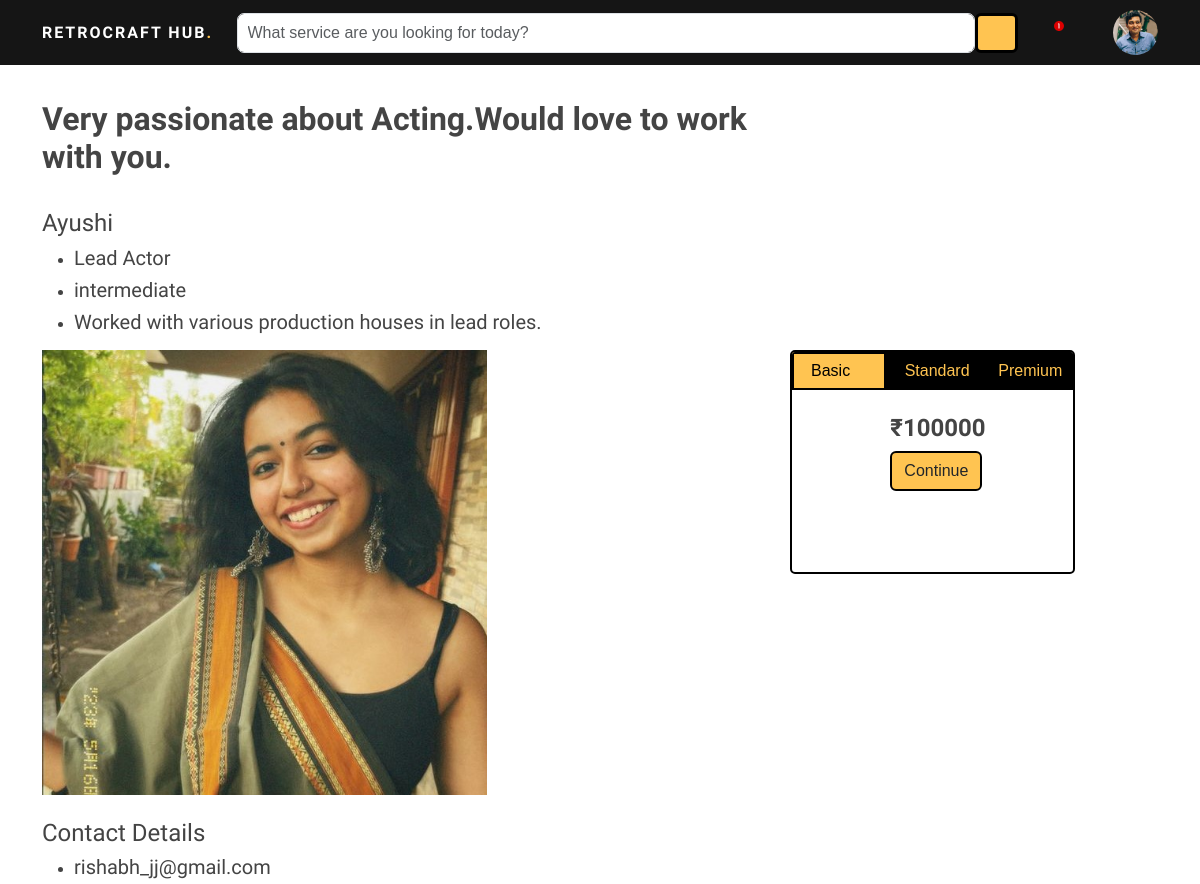
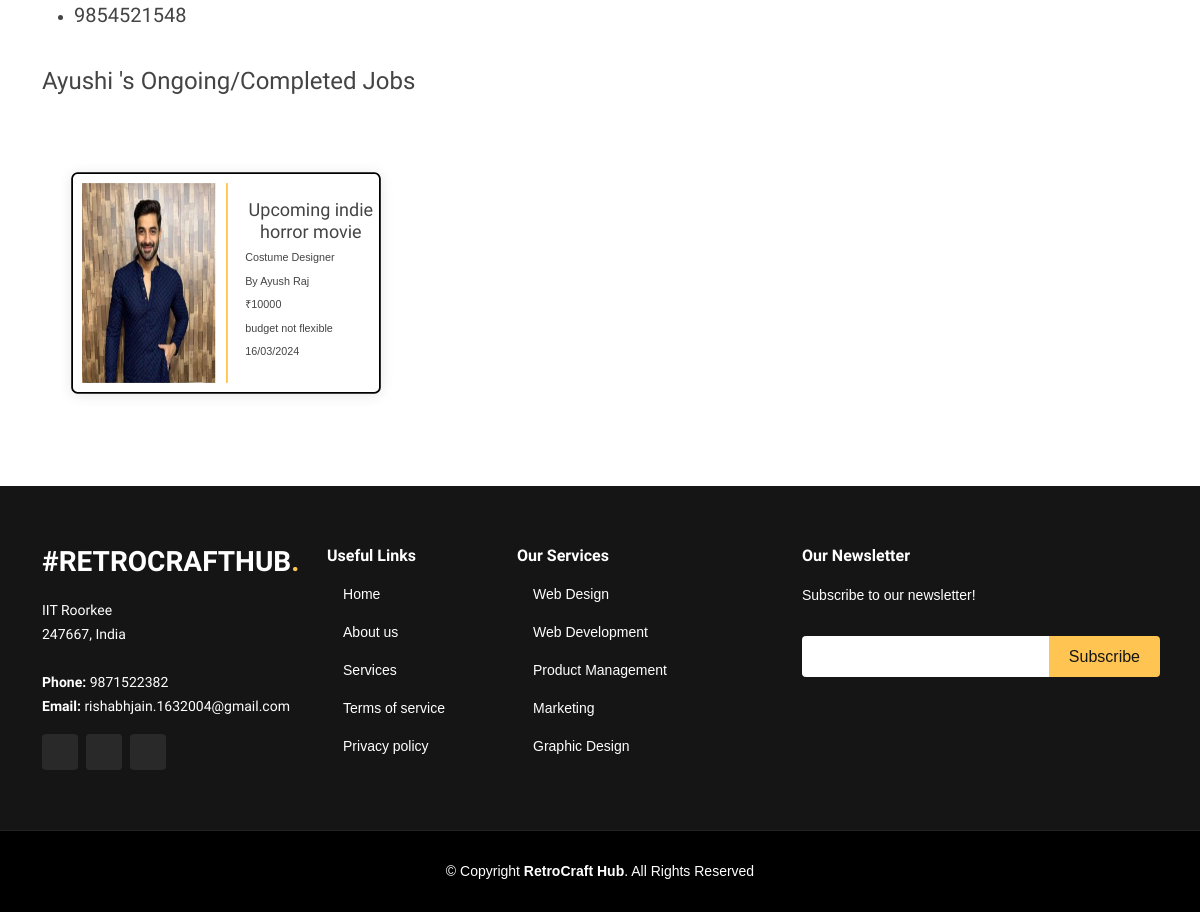
Page /professional_pp?professional_id=6 (signed in) on the committed database (2 pictures, top to bottom).
### main.py (models this page shows)
    class User(UserMixin, db.Model):
        id = db.Column(db.Integer, primary_key=True)
        username = db.Column(db.String(20), unique=True, nullable=False)#email
        display_name=db.Column(db.String(20), nullable=False)#display name
        password = db.Column(db.String(60), nullable=False)
        v= db.Column(db.Integer, default=False)
        profile_picture = db.Column(db.String, nullable=True)
        purpose = db.Column(db.String(20), nullable=True)
        team_size=db.Column(db.Integer, nullable=True)
        phone_no = db.Column(db.Integer, nullable=True)
        experience = db.Column(db.String(20), nullable=True)
        occupation = db.Column(db.String(100), nullable=True)
        skills = db.Column(db.String(255), nullable=True)
        description = db.Column(db.Text, nullable=True)
        pricing1 = db.Column(db.Integer, nullable=True)
        pricing2 = db.Column(db.Integer, nullable=True)
        pricing3 = db.Column(db.Integer, nullable=True)

    class Brief(db.Model):
        id = db.Column(db.Integer, primary_key=True)
        project_title = db.Column(db.String(100),unique=True ,nullable=False)
        project_category = db.Column(db.String(100), nullable=False)
        project_description = db.Column(db.Text, nullable=False)
        project_budget = db.Column(db.Integer, nullable=False)
        budget_flexible = db.Column(db.String(10), nullable=False)
        project_timing = db.Column(db.String(100), nullable=False)
        producer_id = db.Column(db.Integer, db.ForeignKey('user.id'), nullable=False)
        producer = db.relationship('User', backref=db.backref('briefs', lazy=True))

### main.py (the view, shortened to what this page needs)
    @app.route('/professional_pp', methods=['GET', 'POST'])
    @login_required
    def professional_pp():
        if request.method == 'GET':
            user_id=request.args.get('user_id', 'Default')
            professional_id=request.args.get('professional_id', 'Default')
            professional=User.query.filter_by(id=professional_id).first()
            professional_jobs=Job.query.filter_by(professional_id=professional_id).all()
            length=len(professional_jobs)
            message=""
            if professional_jobs:
                producers=[]
                briefs=[]
                for job in professional_jobs:
                    producer=User.query.filter_by(id=job.producer_id).first()
                    producers.append(producer)
                    brief=Brief.query.filter_by(producer_id=producer.id).first()
                    briefs.append(brief)
            else:
                producers=[]
                briefs=[]
                professional_jobs=[]
                length=len(professional_jobs)
        return render_template('professional_profile_page.html',current_user=current_user,professional=professional,user_id=user_id,professional_jobs=professional_jobs,length=length,producers=producers,briefs=briefs,message=message)

### main.py (called while the page is built)
    @login_manager.user_loader
    def load_user(user_id):
        return User.query.get(int(user_id))

### templates/professional_profile_page.html (shortened to what this page needs)
<!DOCTYPE html>
<html lang="en">
<head>
  <link href="../static/assets/vendor/aos/aos.css" rel="stylesheet">
  <link href="../static/assets/vendor/bootstrap/css/bootstrap.min.css" rel="stylesheet">
  <link href="../static/assets/vendor/bootstrap-icons/bootstrap-icons.css" rel="stylesheet">
  <link href="../static/assets/vendor/boxicons/css/boxicons.min.css" rel="stylesheet">
  <link href="../static/assets/vendor/glightbox/css/glightbox.min.css" rel="stylesheet">
  <link href="../static/assets/vendor/remixicon/remixicon.css" rel="stylesheet">
  <link href="../static/assets/vendor/swiper/swiper-bundle.min.css" rel="stylesheet">
  <link href="../static/assets/css/style.css" rel="stylesheet">
</head>
<body>
  <header id="header" class="fixed-top new_header" style="padding:10px;">
    <div class="container d-flex align-items-center justify-content-lg-between " style="position:relative;">
      <h6 class="logo me-auto me-lg-0"><a href="index.html">RetroCraft Hub<span>.</span></a></h6>
    <form class="d-none d-lg-flex search_form">
        <input id="search_bar" type="text" class="form-control" placeholder="What service are you looking for today?">
        <button id="search_button" type="submit" class="btn btn-primary"><i class="bi bi-search"></i></button>
    </form>
  <div id="notification-bell" onclick="toggleNotificationDropdown()">
    <i id="notification-icon" class="bi bi-bell"></i>
    {% if message!='Default' %}
    <img src="../static/assets/img/new_notification.svg" alt="Notification" id="notification-img" style="margin-bottom:6px;position:absolute;width:10px;"></img>
    {% endif %}
  </div>
    <div id="chat" onclick="toggleChatDropdown()">
    <i class="bi bi-envelope messages"></i>
    </div>
      <div id="img_profile" onclick="window.location.href='/producer_profile_page_for_himself{{user_id}}'">
      <img src="{{ current_user.profile_picture }}" alt="Profile Picture" class="img-fluid rounded-circle" style="max-width: 45px;">
      </div>
    </div>
  </header>
  <div class="container" style="margin-top:100px;" data-aos="zoom-in">
    <div class="row">
        <div class="col-md-8 col-sm-1">
            <h2><strong>{{professional.description}}</strong></h2>
            <br>
            <h4>{{professional.display_name}}</h4>
            <ul>
                <li><h5>{{professional.occupation}}</h5></li>
                <li><h5>{{professional.experience}}</h5></li>
                <li><h5>{{professional.skills}}</h5></li>
            </ul>
            <img src="{{professional.profile_picture}}" alt="Profile Picture" class="img-fluid" style="max-width: 445px;">
            <br>
            <br>
            <h4>Contact Details</h4>
            <ul>
                <li><h5>{{professional.username}}</h5></li>
                <li><h5>{{professional.phone_no}}</h5></li>
            </ul>
            <br>
            <h4>{{professional.display_name}}'s Ongoing/Completed Jobs</h4>
            <div class="container" style="margin-top:40px;">
              {% for brief in briefs%}
                  {% if loop.index % 2 == 1 %}
                  <br>
                      <div class="row">
                  {% endif %}
                <div class="col-md-6 col-sm-1 " style="scale:0.9;">
                  <div class="card-body text-center" style="position:relative;">
                    <div class="row">
                      <div class="col-md-6">
                        <img src="{{producers[loop.index-1].profile_picture}}" alt="Project Image" style="width:100%;height:100%;">
                      </div>
                        <div class="col-md-6" style="border-left:2px solid #ffc451;font-size:12px;">
                            <br>
                            <h5 style="position:relative;width:fit-content;left:5%;">{{brief.project_title}}</h5>
                            <p style="margin-bottom:8px;position:relative;width:fit-content;left:5%;">{{brief.project_category}}</p>
                            <p style="margin-bottom:8px;position:relative;width:fit-content;left:5%;">By {{producers[loop.index-1].display_name}}</p>
                            <p style="margin-bottom:8px;position:relative;width:fit-content;left:5%;">₹{{brief.project_budget}}</p>
                            <p style="margin-bottom:8px;position:relative;width:fit-content;left:5%;">{{brief.budget_flexible}}</p>
                            <p style="margin-bottom:8px;position:relative;width:fit-content;left:5%;">{{brief.project_timing}}</p>
                            <br>
                        </div>
                    </div>
                </div>
                </div>
              {% if loop.index % 2 == 0 or loop.last %}
                  </div>
              {% endif %}
          {% endfor %}
                </div>
        </div>
        <div class="col-md-4 col-sm-1 pricing fixed-column" style="margin-top:250px;border:2px solid black;height:28vh;width:25%;right:8%;padding:0;">
            <div class="container">
                <div class="row">
                    <div class="col-md-4 basic opened" style="border:2px solid black;background-color:#ffc451;color:black;" onclick="openPackageDetails('basic')">
                        <p style="margin:5px;">Basic</p>
                    </div>
                    <div class="col-md-4 standard" style="border:2px solid black;" onclick="openPackageDetails('standard')">
                        <p style="margin:5px;">Standard</p>
                    </div>
                    <div class="col-md-4 premium" style="border:2px solid black;" onclick="openPackageDetails('premium')">
                        <p style="margin:5px;">Premium</p>
                    </div>
                </div>
            </div>
            <div class="basic_details" style:"display:block;" >
                <br>
                <h4><strong>₹{{professional.pricing1}}</strong></h4>
                <button class="btn submit_button" onclick="pricing(1,{{user_id}},{{professional.id}});window.location.href='/producer_dashboard{{user_id}}?message=Sucessfully booked with Artist: {{professional.display_name}}'">Continue</button>
            </div>
        </div>
    </div>
</div>
  <footer id="footer" style="margin-top:80px;">
    <div class="footer-top">
      <div class="container">
        <div class="row">
          <div class="col-lg-3 col-md-6">
            <div class="footer-info">
              <h3>#RetroCraftHub<span>.</span></h3>
              <p>
                IIT Roorkee <br>
                247667, India<br><br>
                <strong>Phone:</strong> 9871522382<br>
                <strong>Email:</strong> rishabhjain.1632004@gmail.com<br>
              </p>
              <div class="social-links mt-3">
                <a href="https://www.linkedin.com/in/rishabh-jain-079340248/" target="_blank"><i class="bi bi-linkedin"></i></a>
                <a href="https://github.com/rishabhJain1234" target="_blank"><i class="bi bi-github"></i></a>
                <a href="https://www.instagram.com/rishabhhjain_16/" target="_blank"><i class="bi bi-instagram"></i></a>
              </div>
            </div>
          </div>
          <div class="col-lg-2 col-md-6 footer-links">
            <h4>Useful Links</h4>
            <ul>
              <li><i class="bx bx-chevron-right"></i> <a href="#">Home</a></li>
              <li><i class="bx bx-chevron-right"></i> <a href="#about">About us</a></li>
              <li><i class="bx bx-chevron-right"></i> <a href="#services">Services</a></li>
              <li><i class="bx bx-chevron-right"></i> <a href="#">Terms of service</a></li>
              <li><i class="bx bx-chevron-right"></i> <a href="#">Privacy policy</a></li>
            </ul>
          </div>
          <div class="col-lg-3 col-md-6 footer-links">
            <h4>Our Services</h4>
            <ul>
              <li><i class="bx bx-chevron-right"></i> <a href="#">Web Design</a></li>
              <li><i class="bx bx-chevron-right"></i> <a href="#">Web Development</a></li>
              <li><i class="bx bx-chevron-right"></i> <a href="#">Product Management</a></li>
              <li><i class="bx bx-chevron-right"></i> <a href="#">Marketing</a></li>
              <li><i class="bx bx-chevron-right"></i> <a href="#">Graphic Design</a></li>
            </ul>
          </div>
          <div class="col-lg-4 col-md-6 footer-newsletter">
            <h4>Our Newsletter</h4>
            <p>Subscribe to our newsletter!</p>
            <form action="" method="post">
              <input type="email" name="email"><input type="submit" value="Subscribe">
            </form>
          </div>
        </div>
      </div>
    </div>
    <div class="container">
      <div class="copyright">
        &copy; Copyright <strong><span>RetroCraft Hub</span></strong>. All Rights Reserved
      </div>
    </div>
  </footer>
</body>
</html>

### static/assets/css/style.css (style rules this page uses)
body { font-family: "Open Sans", sans-serif; color: #444444; }
a { color: #ffc451; text-decoration: none; }
h1, h2, h3, h4, h5, h6 { font-family: "Raleway", sans-serif; }
#header { transition: all 0.5s; z-index: 997; padding: 15px 0; }
#header .logo { margin: 0; padding: 0; line-height: 1; font-weight: 700; letter-spacing: 2px; text-transform: uppercase; }
#header .logo a { color: #fff; }
#header .logo a span { color: #ffc451; }
#footer { background: black; padding: 0 0 30px 0; color: #fff; font-size: 14px; }
#footer .footer-top { background: #151515; border-bottom: 1px solid #222222; padding: 60px 0 30px 0; }
#footer .footer-top .footer-info { margin-bottom: 30px; }
#footer .footer-top .footer-info h3 { font-size: 28px; margin: 0 0 20px 0; padding: 2px 0 2px 0; line-height: 1; font-weight: 700; text-transform: uppercase; }
#footer .footer-top .footer-info h3 span { color: #ffc451; }
#footer .footer-top .footer-info p { font-size: 14px; line-height: 24px; margin-bottom: 0; font-family: "Raleway", sans-serif; color: #fff; }
#footer .footer-top .social-links a { font-size: 18px; display: inline-block; background: #292929; color: #fff; line-height: 1; padding: 8px 0; margin-right: 4px; border-radius: 4px; text-align: center; width: 36px; height: 36px; transition: 0.3s; }
#footer .footer-top h4 { font-size: 16px; font-weight: 600; color: #fff; position: relative; padding-bottom: 12px; }
#footer .footer-top .footer-links { margin-bottom: 30px; }
#footer .footer-top .footer-links ul { list-style: none; padding: 0; margin: 0; }
#footer .footer-top .footer-links ul i { padding-right: 2px; color: #ffc451; font-size: 18px; line-height: 1; }
#footer .footer-top .footer-links ul li { padding: 10px 0; display: flex; align-items: center; }
#footer .footer-top .footer-links ul li:first-child { padding-top: 0; }
#footer .footer-top .footer-links ul a { color: #fff; transition: 0.3s; display: inline-block; line-height: 1; }
#footer .footer-top .footer-newsletter form { margin-top: 30px; background: #fff; padding: 6px 10px; position: relative; border-radius: 4px; }
#footer .footer-top .footer-newsletter form input[type=email] { border: 0; padding: 4px; width: calc(100% - 110px); }
#footer .footer-top .footer-newsletter form input[type=submit] { position: absolute; top: 0; right: -2px; bottom: 0; border: 0; background: none; font-size: 16px; padding: 0 20px; background: #ffc451; color: #151515; transition: 0.3s; border-radius: 0 4px 4px 0; }
#footer .copyright { text-align: center; padding-top: 30px; }
body { font-family: Arial, Helvetica, sans-serif; }
* { box-sizing: border-box; }
.button_color , .submit_button { background-color: #ffc451; border: 2px solid black; }
.new_header { background-color:#151515; }
.search_form { position: relative; width: 70%; height:40px; border-radius: 7px; }
#search_button { background-color: #ffc451; border: 3px solid black; color: black; }
#search_bar { width: 95%; padding: 9px 10px; border-radius: 7px; }
.bi-bell { color:white; transition:all 0.3s; }
.messages { color:white; transition:all 0.3s; }
.card-body { border: 2px solid black; border-radius: 7px; padding:10px; transition:all 0.3s; height: 100%; box-shadow: 0px 2px 15px rgba(0, 0, 0, 0.1); transition: all 0.3s ease-in-out; }
.basic_details , .standard_details , .premium_details { width: min-content; position: relative; left: 35%; transition:all 0.5s; }
.opened { display: block; background-color: #ffc451; color: black; border:2px solid black; transition: all 0.3s ease-in-out; }
.pricing { transition: all 0.3s ease-in-out; border-radius: 5px; border:2px solid black; padding: 10px; }
.basic , .standard , .premium { background-color: black; color: #ffc451; transition: all 0.3s ease-in-out; }
#img_profile { scale:1; transition:all 0.3s; cursor:pointer; }
.fixed-column { position: sticky; height: 100vh; overflow-y: auto; }

### rows in the picture
User: profile_picture (picture)
User: description "Very passionate about Acting.Would love to work with you.", display_name "Ayushi", occupation "Lead Actor", experience "intermediate", skills "Worked with various production houses in lead roles.", profile_picture (picture), username "rishabh_jj@gmail.com", phone_no "9854521548", pricing1 "100000"
Brief: profile_picture (picture), project_title "Upcoming indie horror movie", project_category "Costume Designer", project_budget "10000", budget_flexible "budget not flexible", project_timing "16/03/2024"
User: display_name "Ayush Raj"
